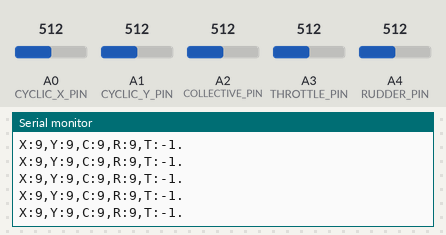
Bench run of a sketch on a simulated Arduino Uno, built with avr-gcc and run on an emulated ATmega328P. Parts: the last lines printed to the serial monitor. The inputs (shaded band) are chosen by the test bench; at power-on: A3 (THROTTLE_PIN) = 512, A0 (CYCLIC_X_PIN) = 512, A1 (CYCLIC_Y_PIN) = 512, A2 (COLLECTIVE_PIN) = 512, A4 (RUDDER_PIN) = 512.

Above: at 1.2 s.
1.3 s: A3 (THROTTLE_PIN) set to 547
At 2.1 s:
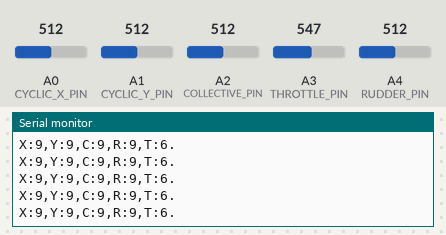
2.8 s: A3 (THROTTLE_PIN) set to 575
At 3.7 s:
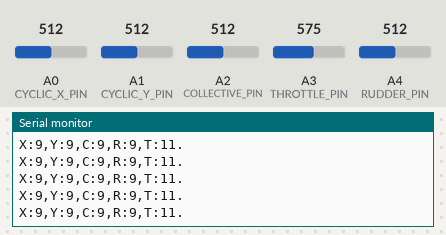
7.3 s: A0 (CYCLIC_X_PIN) set to 575
At 7.8 s:
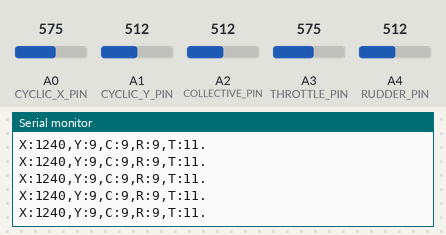
10.3 s: A0 (CYCLIC_X_PIN) set to 552
Timing chart, 0 to 10.5 s (numbered marks = the images above; inputs shaded):
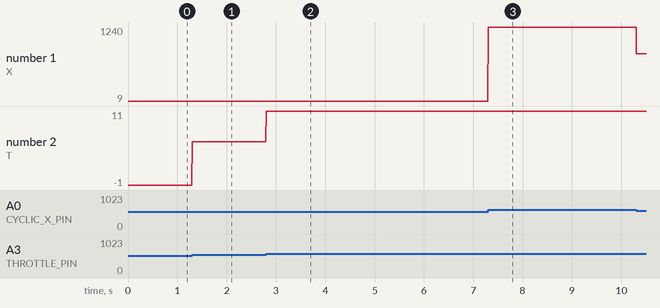

The sketch:

Controls.ino
```cpp
#include <stdio.h>
#include <inttypes.h>

#define CYCLIC_X_PIN   14
#define CYCLIC_Y_PIN   15
#define COLLECTIVE_PIN 16
#define THROTTLE_PIN   17
#define RUDDER_PIN     18

#define SERIAL_BAUD 230400
#define DEBUG 0

typedef struct Controller {
  int16_t cyclic_x;   // x-axis
  int16_t cyclic_y;   // y-axis
  int16_t collective; // rx-axis
  int16_t rudder;     // ry-axis
  int8_t  throttle;   // z-axis
} Controller;

Controller ctrl = {0, 0, 0, 0, 0};

void setup() {
  pinMode(CYCLIC_X_PIN,   INPUT);
  pinMode(CYCLIC_Y_PIN,   INPUT);
  pinMode(COLLECTIVE_PIN, INPUT);
  pinMode(THROTTLE_PIN,   INPUT);
  pinMode(RUDDER_PIN,     INPUT);

  Serial.begin(SERIAL_BAUD);
}

// Map 10bit integer to a 16bit integer
int16_t map_range_highres(int pin) {
  delay(0.15);
  return map(analogRead(pin), 0, 1023, -10000, 9999);
}

// Map 10bit integer to an 8bit integer
int8_t map_range_lowres(int pin) {
  return map(analogRead(pin), 0, 1023, -100, 99);
}

void create_data_str(char* buff) {
  int n = 0;
  int temp;

  if ((temp = sprintf(&buff[n], "X:%d,", ctrl.cyclic_x)) > 0) {
    n += temp;
  } else {
    strcpy(buff, "X,X,X,X,X");
    return;
  }

  if ((temp = sprintf(&buff[n], "Y:%d,", ctrl.cyclic_y)) > 0) {
    n += temp;
  } else {
    strcpy(buff, "X,X,X,X,X");
    return;
  }

  if ((temp = sprintf(&buff[n], "C:%d,", ctrl.collective)) > 0) {
    n += temp;
  } else {
    strcpy(buff, "X,X,X,X,X");
    return;
  }

  if ((temp = sprintf(&buff[n], "R:%d,", ctrl.rudder)) > 0) {
    n += temp;
  } else {
    strcpy(buff, "X,X,X,X,X");
    return;
  }

  if ((temp = sprintf(&buff[n], "T:%d.\n", ctrl.throttle)) > 0) {
    n += temp;
  } else {
    strcpy(buff, "X,X,X,X,X");
    return;
  }
}

void loop() {
  ctrl.cyclic_x    = map_range_highres(CYCLIC_X_PIN);
  ctrl.cyclic_y    = map_range_highres(CYCLIC_Y_PIN);
  ctrl.collective  = map_range_highres(COLLECTIVE_PIN);
  ctrl.rudder      = map_range_highres(RUDDER_PIN);

  // Only low res (8bit), throttle doesn't require high sensitivity.
  ctrl.throttle    = map_range_lowres(THROTTLE_PIN);

  char* str = (char *)malloc(sizeof(char) * 32);
  create_data_str(str);

  Serial.write((char *)str, strlen(str));
  free(str);

  Serial.flush();
  delay(2);
}
```

Measured:
- after the input at 1.3 s, the serial monitor: prints a new line at once (image 1)
- after the input at 2.8 s, the serial monitor: prints a new line at once (image 2)
- after the input at 7.3 s, the serial monitor: prints a new line at once (image 3)
- plotted number 1: 9 → 1240 after the input at 7.3 s, 1240 → 791 after the input at 10.3 s
- plotted number 2: -1 → 6 after the input at 1.3 s, 6 → 11 after the input at 2.8 s
